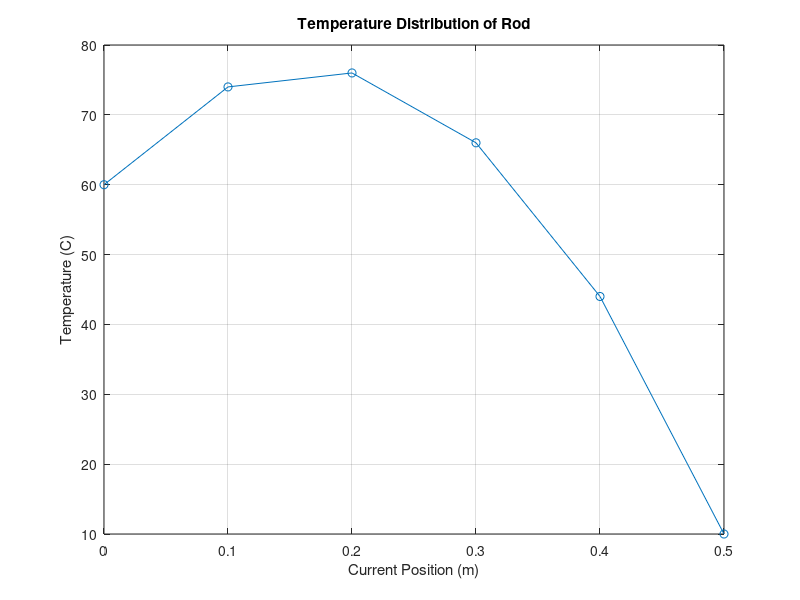

Reproduce this figure in MATLAB.
% Problem 2

clc;
clear all;

% Coefficient Matrix (1 is dx/dt(6))
A = [ 10  -10   0   0   0   0;
     -10   20 -10   0   0   0;
       0  -10  20 -10   0   0;
       0    0 -10  20 -10   0;
       0    0   0 -10  20   0;
       0    0   0   0  10   1];

% Const Vector
B = [-140; 120; 120; 120; 220; 40];

% Solve Matrix
T = A \ B;

% Temperature Gradient at end boundary so take that as its own value
temp_gradient = T(6);
disp(temp_gradient)

% Get and display temp values throughout rod (ignore last value as its temp gradient)
temp_vals = T(1:5);

% end of bar is 10 so append that as the last recorded temp!
temp_vals = [temp_vals; 10];
disp(temp_vals)

%Plot Graph
x = linspace(0, 0.5, 6);
plot(x, temp_vals, '-o');

% Labels
xlabel('Current Position (m)');
ylabel('Temperature (C)');
title('Temperature Distribution of Rod');
grid on;